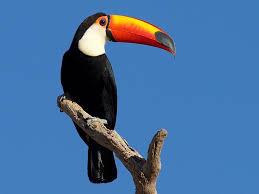
#> input picture Resources/tukan.jpg, 259 x 194 px
$ python chapter3.py
#> lines starting #> are read from the running program, lines starting #| are printed output that depends on the picture
'''
resize, wycinki obrazu
'''

import cv2
import numpy as np

# w poleceniach cv2 podajemy najpierw szerokosc, potem wysokosc; w poleceniach pythona najpierw wysokosc potem szerokossc
img = cv2.imread("Resources/tukan.jpg")
#> img is the input picture: shape (194, 259, 3); mean B, G, R 159.5, 111.7, 69.5
print(img.shape)  # zwraca: wysokosc, szerokosc, il. kanałow(3= RGB)
#| (194, 259, 3)

imgResize = cv2.resize(img, (400,100)) # nowe wymiary
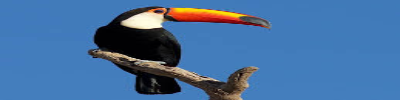
#> imgResize: shape (100, 400, 3); mean B, G, R 159.5, 111.7, 69.5
# print(imgResize.shape)

imgCropped = img[0:100, 100:200]  #  wycinek obrazu: [wysokosc, szerokosc] !!
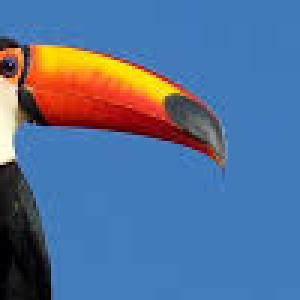
#> imgCropped: shape (100, 100, 3) (shown 3 times larger); mean B, G, R 150.8, 112.4, 84.2

cv2.imshow("Tukan", img)
cv2.imshow("TukanResized", imgResize)
cv2.imshow("TukanCropped", imgCropped)
cv2.waitKey(0)
